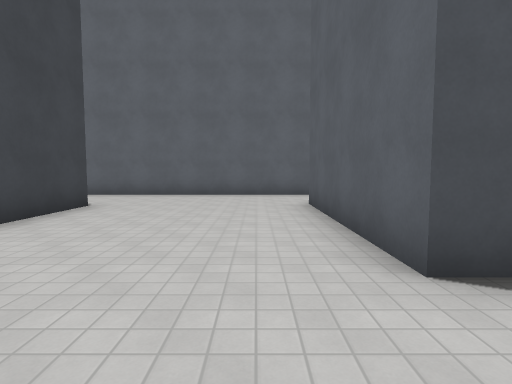
View 1 (above)

24 first-person views from a walk through a Godot game level. The camera is 1.5 m above the floor, tilts 4° down and sees 80° across. The floor is counted in squares, 2 m on a side. Each view is taken from the middle of a square. On the plan, view 1 faces up. The plan holds only what a view shows up to about 10 squares ahead; the rest is blank. The place goes on beyond the plan. Surface patterns are stand-ins for the level's own textures.

View 2
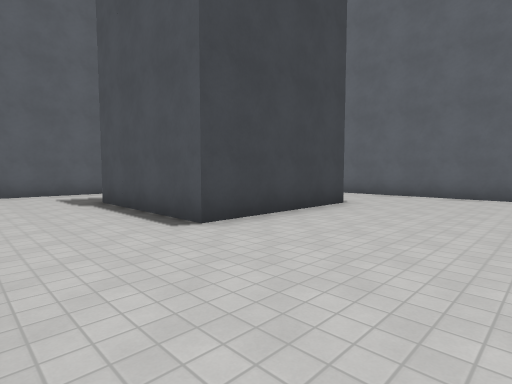

View 3
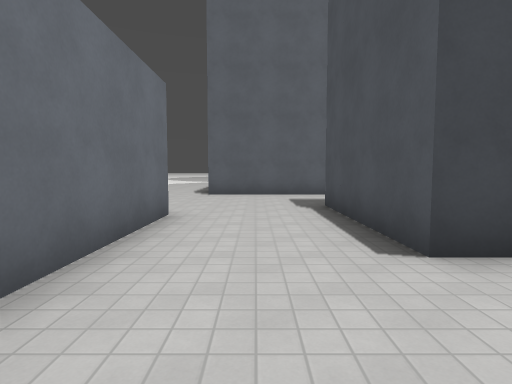

View 4
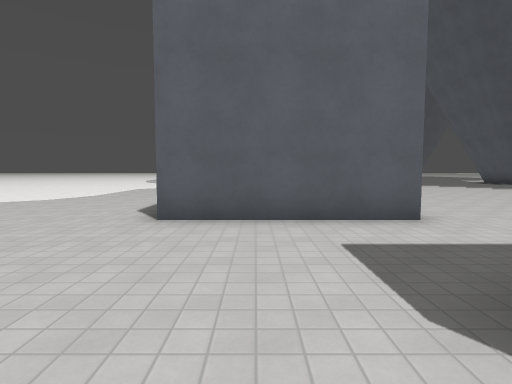

View 5
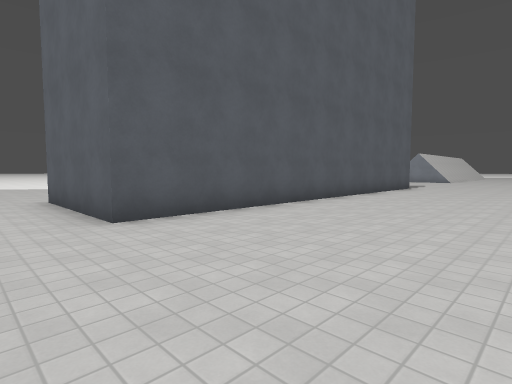

View 6
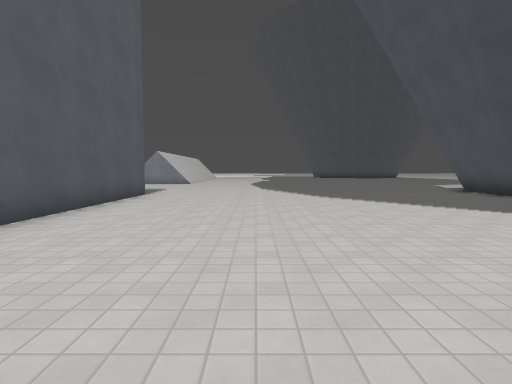

View 7
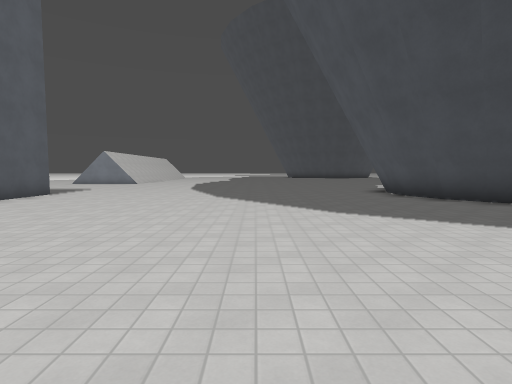

View 8
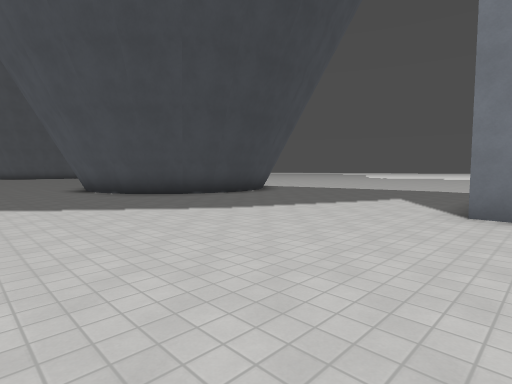

View 9
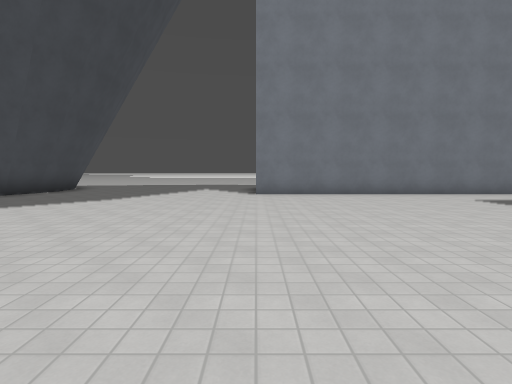

View 10
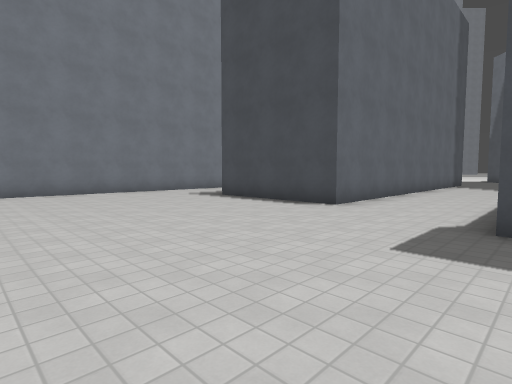

View 11
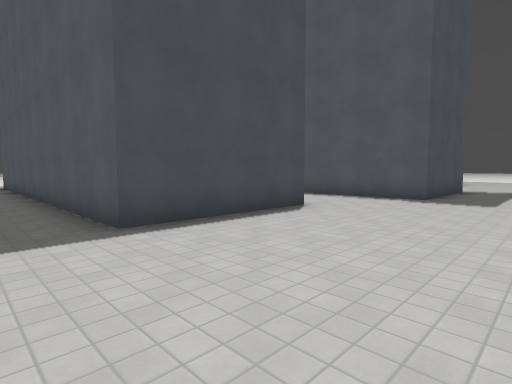

View 12
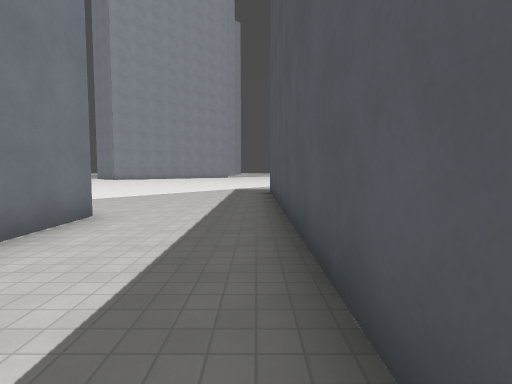

View 13
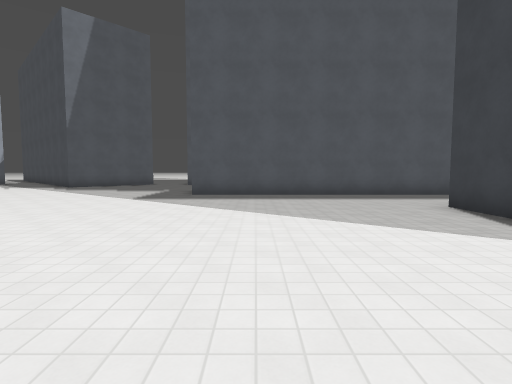

View 14
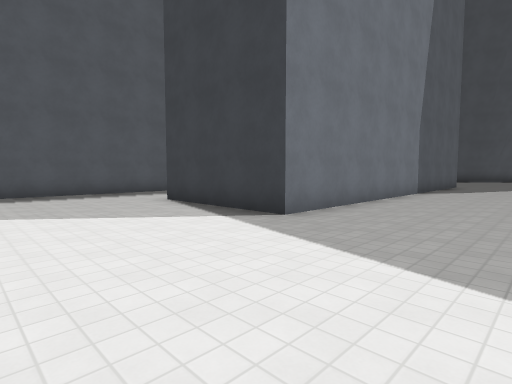

View 15
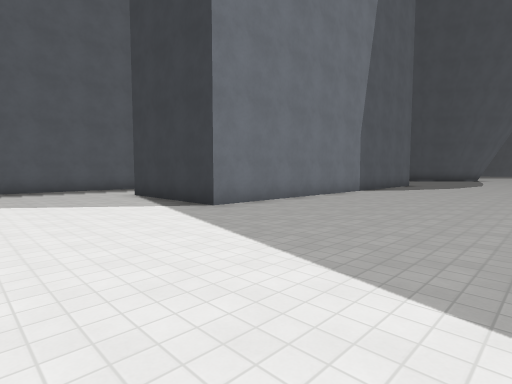

View 16
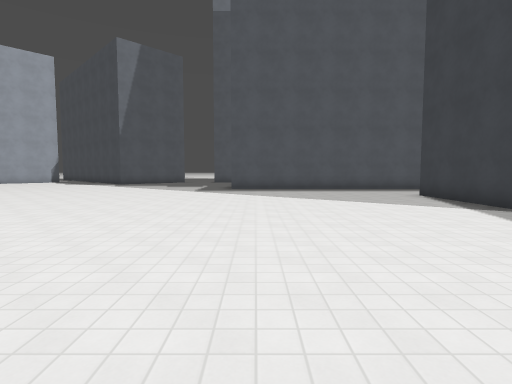

View 17
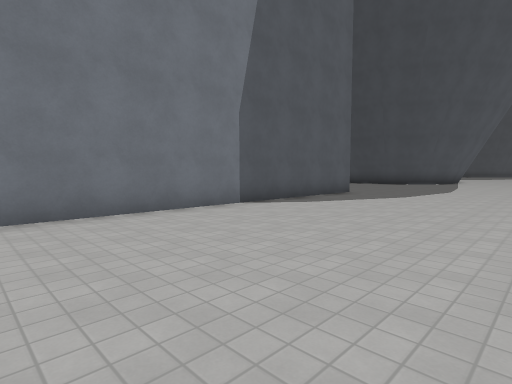

View 18
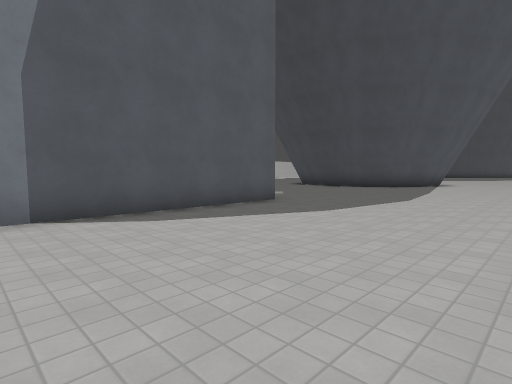

View 19
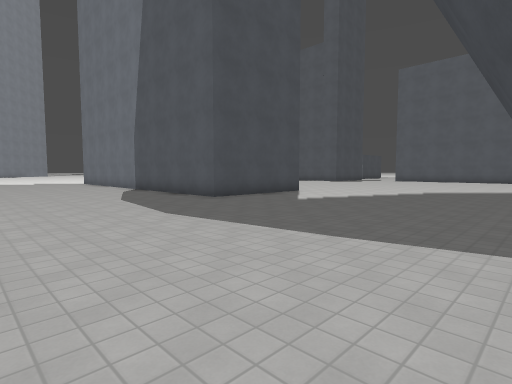

View 20
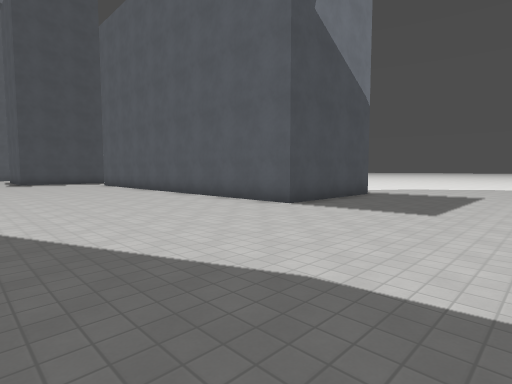

View 21
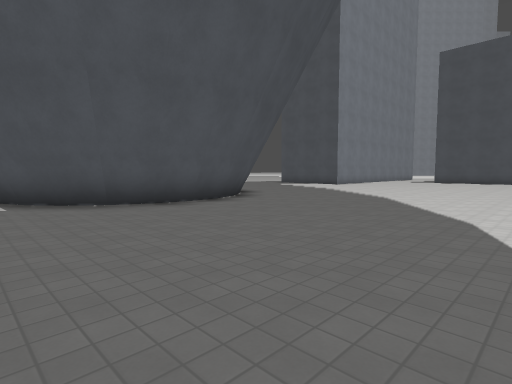

View 22
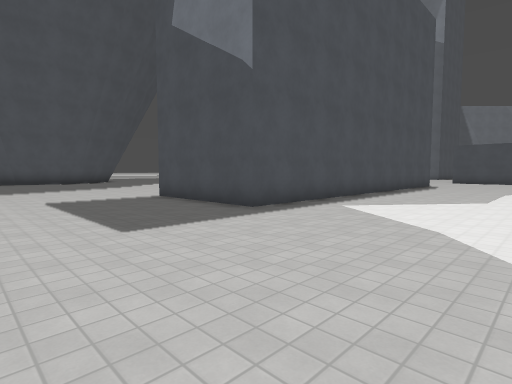

View 23
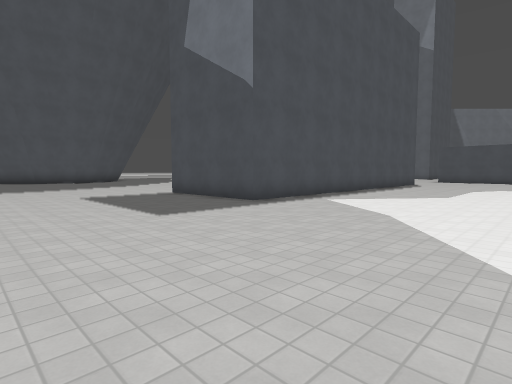

View 24
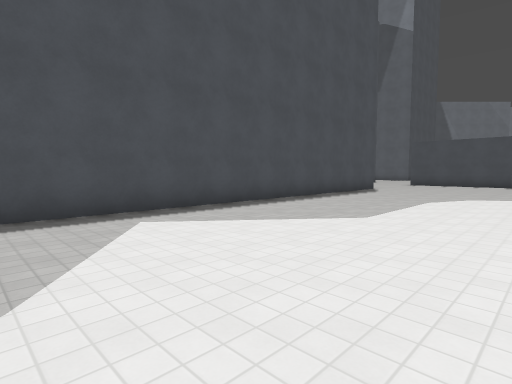

### Floor plan
Points are (right, up) in squares from view 1. A wall is a line through its corners. A room is listed if a view was taken in it or the views show most of it. See-through windows are left out.
Room 1 (views 1, 2, 3, 4, 5, 6, 7, 8, 9, 10, 11, 12, 13, 14, 15, 16, 17, 18, 19, 20, 21, 22, 23, 24)
walls: (-12, 18.8) (-12, 20.7) (0, 20.7) (0, 16.7) (-1.9, 16.7); (-3.8, 16.7) (-12, 16.7); (-3.6, 6.5) (-3.6, 2.5) (-7.6, 2.5); (-19.3, 16.2) (-20, 15.2); (-18.9, 17.2) (-19.4, 16); (-19.9, 15.3) (-20.8, 14.6); (-7.6, 3.1) (-7.6, 6.5) (-4.2, 6.5); (-20.7, 14.7) (-21.8, 14.2); (-21.7, 14.3) (-22.9, 14.1); (-22.7, 14.1) (-23.8, 14.2) (-24.9, 14.6); (-14.2, -0.5) (-22.6, -0.5) (-22.6, 3.5) (-10.6, 3.5) (-10.6, -0.5); (1.8, 9.5) (-6, 9.5) (-6, 13.5) (6, 13.5); (-6.2, -0.5) (-2.8, -0.5); (-24.7, 14.6) (-25.7, 15.3); (-25.6, 15.2) (-26.3, 16.1); (-26.1, 16.1) (-26.3, 16.8); (1.2, 2.1) (1.2, 7)
low walls: (-19.5, 16.2) (-20.1, 15.4); (-19.2, 17) (-19.6, 16.2); (-20, 15.4) (-20.9, 14.8); (-20.8, 14.9) (-21.9, 14.5); (-21.8, 14.4) (-22.9, 14.3); (-22.7, 14.3) (-23.8, 14.4); (-23.7, 14.4) (-24.8, 14.9); (-24.7, 14.8) (-25.5, 15.4) (-26.1, 16.3)

Positions as (right, up) in squares from view 1, and headings:
1: (0, 0), facing up
2: (0, 0), facing up-left
3: (-1, 1), facing left
4: (-6, 1), facing left
5: (-9, 8), facing down-left
6: (-13, 7), facing left
7: (-13, 10), facing left
8: (-11, 11), facing up-left
9: (-12, 7), facing up
10: (-12, 6), facing up-right
11: (-10, 15), facing down-right
12: (-5, 14), facing right
13: (4, 23), facing down
14: (4, 24), facing down-left
15: (4, 26), facing down-left
16: (5, 26), facing down
17: (-2, 26), facing down-left
18: (-6, 26), facing down-left
19: (-19, 26), facing down-right
20: (-27, 9), facing down-right
21: (-27, 8), facing up-right
22: (-27, -5), facing up-right
23: (-28, -6), facing up-right
24: (-23, -6), facing up-right
